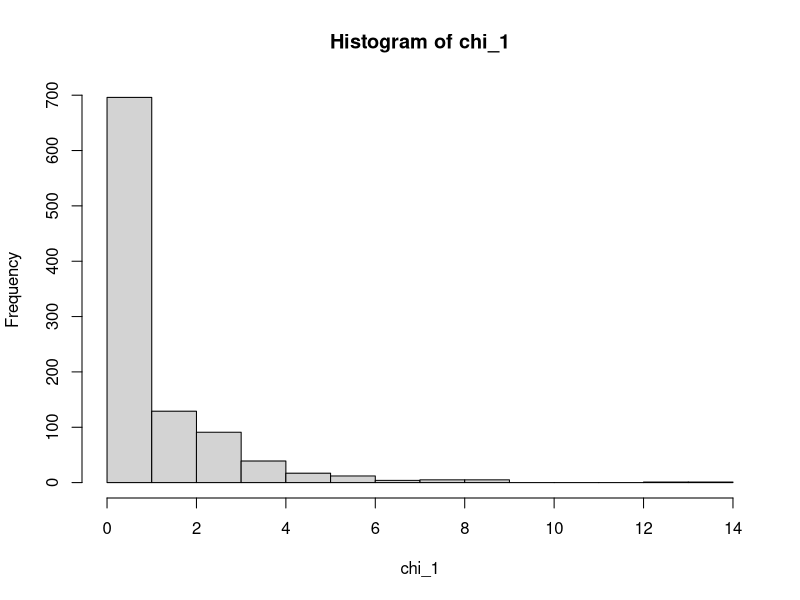
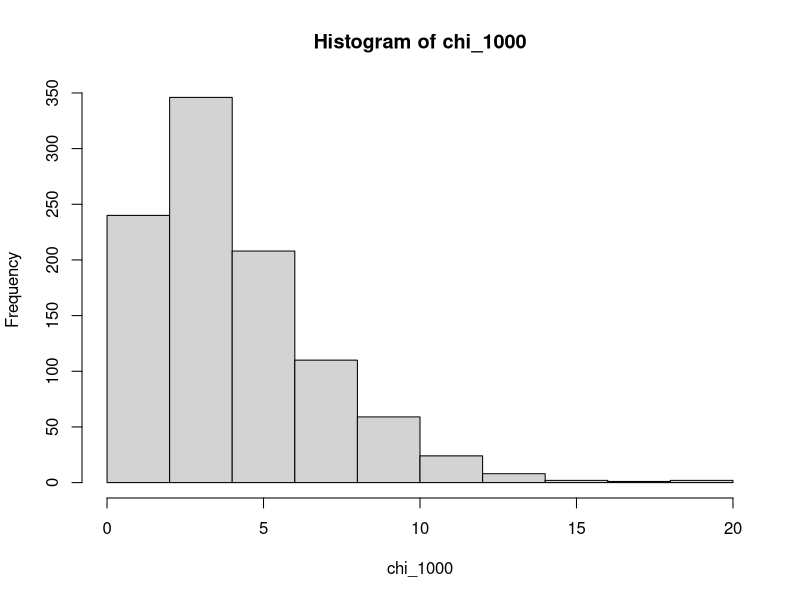
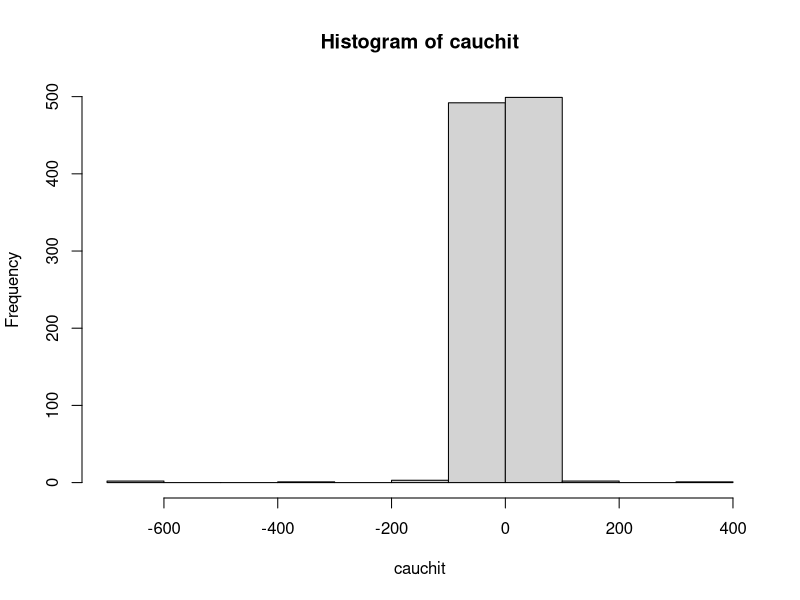

Generate these figures, in order, with R:
#  Vamos utilizar o gerador de Box Muller para gerar os valores das variáveis 
# gaussimas

# Função do gerador de Box Muller
gerador_box_muller <- function(n, seed = NULL){
  
  # Verificando se o usuário deseja fixar uma seed de geração
  if(is.null(seed) != TRUE){
    set.seed(seed)
  }
  
  # Gerando os valores das variáveis com distribuição uniforme
  U_1 <- runif(n)
  U_2 <- runif(n)
  
  # Dividindo o tamanho amostra igualmente para cada transformação
  if(n %% 2 == 0){
    # Aplicando a transformação para gerar os valores da Normal Padrão:
    x_1 <- sqrt(- 2 * log(U_1[1:(n/2)])) * cos(2 * pi * U_2[1:(n/2)])
    x_2 <- sqrt(- 2 * log(U_1)[(n/2+1):n]) * sin(2 * pi * U_2[(n/2+1):n])
  }
  else{
    # Aplicando a transformação para gerar os valores da Normal Padrão:
    x_1 <- sqrt(- 2 * log(U_1[1:(n %/% 2)])) * cos(2 * pi * U_2[1:(n %/% 2)])
    x_2 <- sqrt(- 2 * log(U_1)[(n %/% 2 + 1):n]) * sin(2 * pi * U_2[(n %/% 2 + 1):n])
  }
  
  # Juntando os valores em um único vetor
  if(n == 1){   # Forçando o retorno de apenas um valor quando n = 1
    x <- c(x_1)
  }
  else{
    x <- c(x_1, x_2)
  }
  
  return(x)
}

# Gerando Qui-Quadrados com 1 grau de liberdade --------------------------------

# Gerando uma observação
z <- gerador_box_muller(1, 15)

chi_1 <- z**2

# Gerando um vetor de observações

z <- gerador_box_muller(15,200)

chi_1 <- z**2

#  Função para gerar um vetor de variáveis aleatórias com distribuição Qui-Quadrado
# com 1 grau de liberdade

gerador_qui1 <- function(n, seed = NULL, method = c("Box Muller", "R")){
  
  # Verificando se o usuário deseja fixar uma seed de geração
  if(is.null(seed) != TRUE){
    set.seed(seed)
  }
  
  # verificando o método de geração escolhido
  method <- match.arg(method) 
  
  if(method == "Box Muller"){
    x <- gerador_box_muller(n, seed = seed)
  }
  else{
    x <- rnorm(n)
  }
  
  x2 <- x**2
  
  return(x2)
  
}

chi_1 <- gerador_qui1(1000)

# Plotando o histograma dos valores gerados
hist(chi_1)
# Testando se a amostra segue uma distribuição Qui-Quadrado 1
ks.test(chi_1, "pchisq" ,1) 
# The null hypothesis that x and y were drawn from the same distribution is performed.

# Gerando qui-quadrados com m graus de liberdade -------------------------------

# Gerando uma observação

#  Perceba que agora o tamanho de amostro do gerador é igual a quatidade de
# graus de liberdade da Qui-Quadrado, ou seja n = m.

z <- gerador_box_muller(15, n = 10)

chi_10 <- sum(z**2)

# Função para gerar um vetor de Qui-Quadrados com m graus de liberdade

gerador_mqui <- function(n, m, seed = NULL, method = c("Box Muller", "R")){
  
  # Verificando se o usuário deseja fixar uma seed de geração
  if(is.null(seed) != TRUE){
    set.seed(seed)
  }
  
  method <- match.arg(method) # verificando o método de geração escolhido
  x2 <- c() # vetor da amostra da Qui-Quadrado de tamanho n
  
  if(method == "Box Muller"){
    # calculando a amostra da Qui-Quadrado com m graus de liberdade
    for(j in 1:n){
    x_temp <- gerador_box_muller(n = m)
    x2[j] <- sum(x_temp**2)
    }
  }
  else{
    # calculando a amostra da Qui-Quadrado com m graus de liberdade
    for(j in 1:n){
    x_temp <- rnorm(n = m)
    x2[j] <- sum(x_temp**2)
    }
  }
  
  return(x2)
}

chi_1000 <- gerador_mqui(1000, 4, method = "R")

# Plotando o histograma dos valores gerados
hist(chi_1000)
# Testando se a amostra segue uma distribuição Qui-Quadrado 1
ks.test(chi_1000, "pchisq", 4) # obs ajustar os graus de liberdade com os da amostra gerada
# The null hypothesis that x and y were drawn from the same distribution is performed.

# Gerando valore para uma variável aleatória com distribuição Cauchit ----------

# Gerando uma observação

z <- gerador_box_muller(2, 15)

cauchit <- z[1]/z[2]

# Função para gerar um vetor de cauchit

gerador_cauchit <- function(n, seed, method = c("Box Muller", "R")){
  
  # Verificando se o usuário deseja fixar uma seed de geração
  if(is.null(seed) != TRUE){
    set.seed(seed)
  }
  
  method <- match.arg(method) # verificando o método de geração escolhido
  
  if(method == "Box Muller"){
    # calculando as amostras das Gaussianas
    x1 <- gerador_box_muller(n = n)
    x2 <- gerador_box_muller(n = n)
  }
  else{
    # calculando as amostras das Gaussianas
    x1 <- rnorm(n)
    x2 <- rnorm(n)
  }
  
  # calculando a amostra da Cauchit
  cauchit <- x1/x2
  
  return(cauchit)
}

cauchit <- gerador_cauchit(1000, 15, "R")

# Plotando o histograma dos valores gerados
hist(cauchit)

# Testando se a amostra segue uma distribuição Cauchit
ks.test(cauchit, "pcauchy", 0, 1) 
# The null hypothesis that x and y were drawn from the same distribution is performed.

#### ---------------------------------------------------------------------- ####